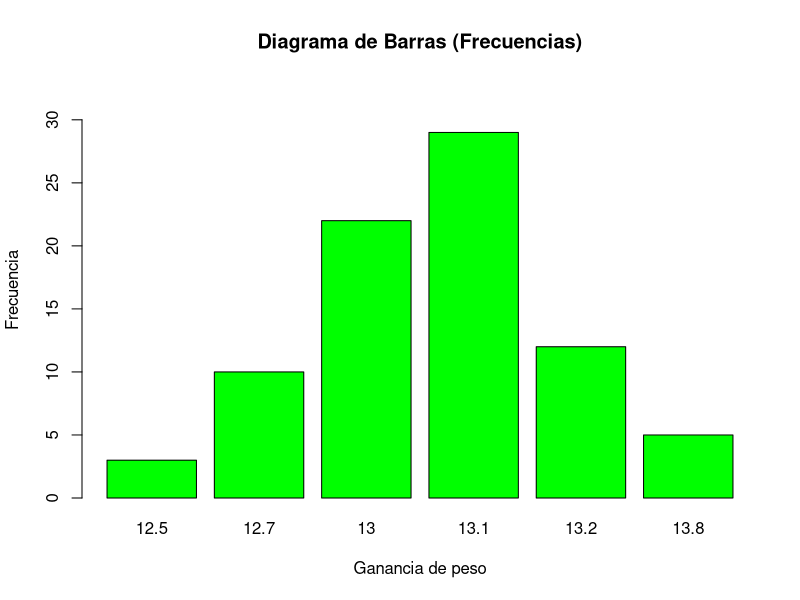

R code for this plot:

clc <- function(){
  cat("\014")
}

clc()

################################################################################

dat1 = rep(12.5, 3)
dat2 = rep(12.7, 10)
dat3 = rep(13.0, 22)
dat4 = rep(13.1, 29)
dat5 = rep(13.2, 12)
dat6 = rep(13.8, 5)
datos = c(dat1, dat2, dat3, dat4, dat5, dat6)
table_datos = table(datos)

# a)

barplot(table_datos, main = "Diagrama de Barras (Frecuencias)", ylim = c(0, max(table_datos)+4),
        xlab = "Ganancia de peso", ylab = "Frecuencia", col = "green")  # Diagrama de Barras

# b)
mean(datos) # Moda
median(datos) # Mediana
sort(table_datos, decreasing = TRUE) # Moda


# c)

var(datos) # Varianza
median(abs(datos - median(datos))) # Desviacion Mediana
     
summary(datos)
